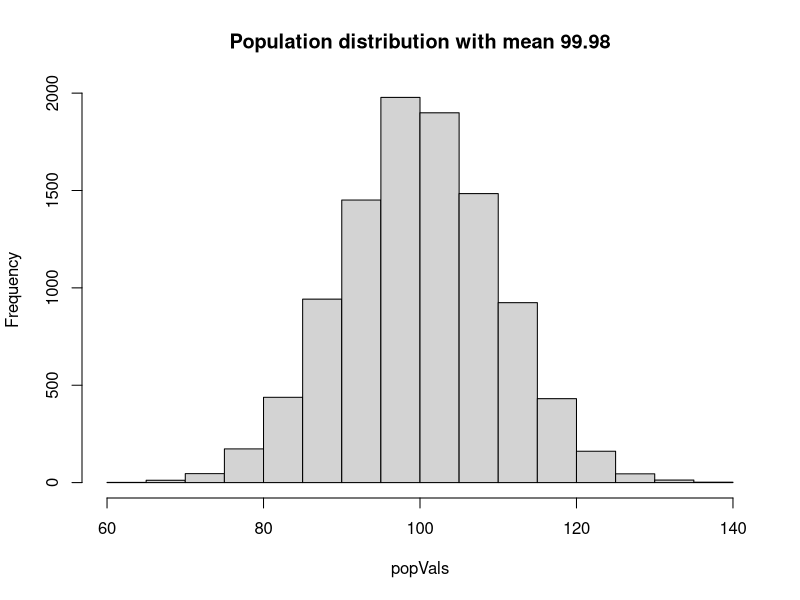
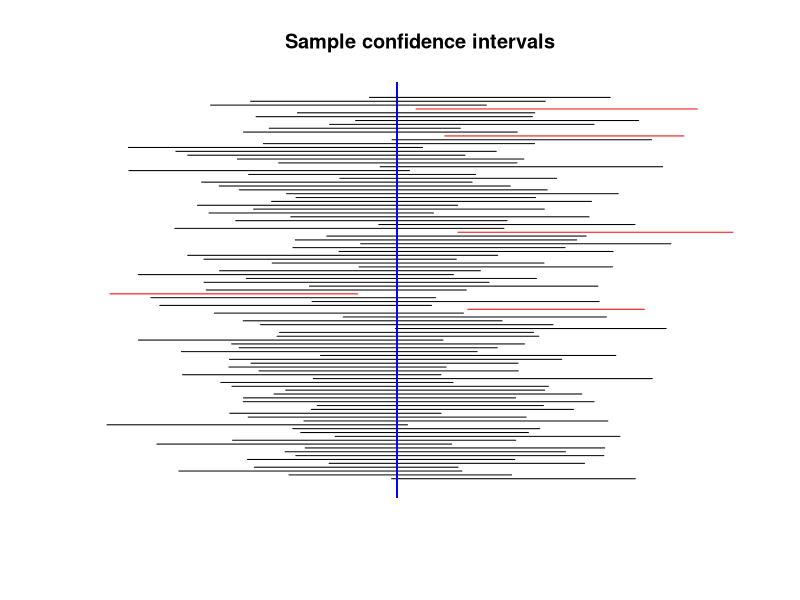
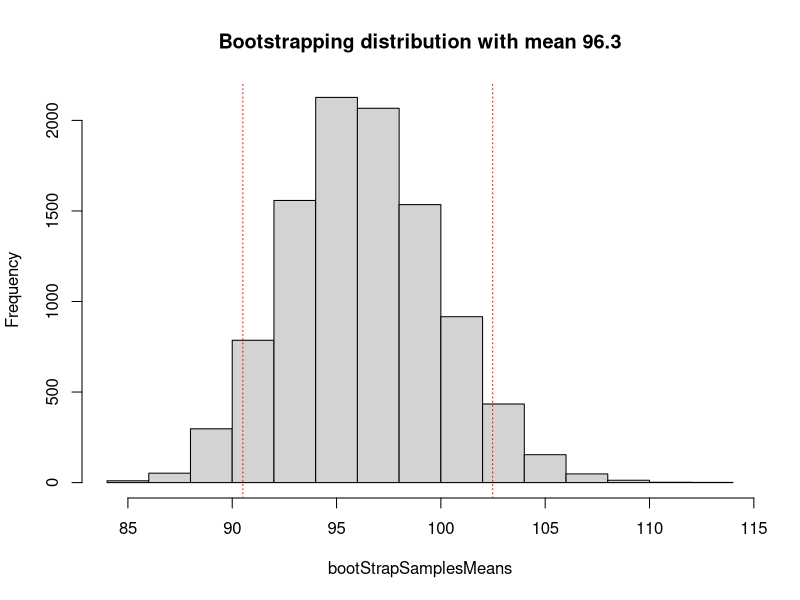

Write the R code that produced these figures, in order. (Note: this script raises an error after producing the figures.)
### CLEAN WORKSPACE AND SOURCE FUNCTIONS ####
# Clear all objects
rm(list=ls())

# Clear all plots
dev.off()

# Library
library(dplyr)

# Create population
set.seed(123)
popSize= 10000
popVals= rnorm(n= popSize, mean= 100, sd= 10)

# Visualise distibution and mean
meanPop= mean(popVals)
hist(popVals, main= paste('Population distribution with mean', round(meanPop, 2)))

# Demonstrate confidence interval based on small sample

# Draw multiple samples od the same size
sampleSize= 30
sims= 100

testResults= vector(, length = sims)
lowerCIVector= vector(, length = sims)
upperCIVector= vector(, length = sims)

pb = txtProgressBar(min = 0, max = sims, initial = 0)

for(i in 1:sims)
{
  setTxtProgressBar(pb,i)
  
  set.seed(i)
  # Take random sample
  samplePop= sample(popVals, size= sampleSize, replace = F)
  
  # Get sample mean
  meanPE= mean(samplePop)
  
  # Get standard error which is based on standard deviation of the draw sample
  SE= sd(samplePop)/sqrt(sampleSize)
  
  # Test if pop mean between CI
  testResults[i]= between(meanPop, meanPE - 1.96 * SE, meanPE + 1.96 * SE)
  
  # Record result
  lowerCI= meanPE - 1.96 * SE
  upperCI= meanPE + 1.96 * SE
  lowerCIVector[i]= lowerCI
  upperCIVector[i]= upperCI
}


# Draw plot demonstrating how many samples CI capture the true population parameter
# Any CI that captures the true mean is coloured black
plot.new()
title(main = "Sample confidence intervals")
plot.window(xlim= c(min(lowerCIVector), max(upperCIVector)), ylim= c(0, sims * 3))
for(i in 1:sims)
{
  colCI= ifelse(testResults[i], "black", "red")
  # Draw CI
  segments(lowerCIVector[i], i*3, upperCIVector[i], i*3, col= colCI)
  # Draw true mean line
  abline(v = meanPop, col= "blue")
}

############################################################
### APPROXIMATES CI USING BOOTSRAPPING ON A SMALL SAMPLE ###
############################################################

# Take small sample

set.seed(222)
smallSampleSize= 10
smallSample= sample(popVals, size= smallSampleSize, replace = F)

# Get sample mean
meanPE= mean(smallSample)

# Get standard error which is based on standard deviation of the draw sample
SE= sd(smallSample)/sqrt(sampleSize)

# Bootstrapping is where you resample with replacement many times

# Bootstrap samples
bootStrapNo = 10000
# Note add replacement
bootStrapSamples= sample(smallSample, size= bootStrapNo * smallSampleSize, replace = T)

# Populate matrix
bootStrapMatrix= matrix(bootStrapSamples, nrow= bootStrapNo, byrow= TRUE)

bootStrapSamplesMeans= rowMeans(bootStrapMatrix)
bootStrapMean= mean(bootStrapSamplesMeans)
hist(bootStrapSamplesMeans, 
     main= paste('Bootstrapping distribution with mean', round(bootStrapMean, 2)))
bootStrapCI= quantile(bootStrapSamplesMeans, c(0.05, 0.95))

# Add CI based on 95 percentile of bootstrapping distribution
abline(v= bootStrapCI, col= 'red', lty= 3)

# Worth noting that this process tends to produce a too narrow confidence interval  
# The so-called bias-corrected and accelerated bootstrap interval (the BCa interval) required
# Good package demostrating thia

library(boot)

data <- data.frame(smallSample)
meanfun <- function(data, i){
  d <- data[i, ]
  return(mean(d))   
}
bo <- boot(data[, "smallSample", drop = FALSE], 
           statistic= meanfun, R= bootStrapNo)
bootStrapCI= boot.ci(bo, conf= 0.95, type= "bca")
bootStrapCIBCA= bootStrapCIBCA$bca[c(4,5)]

# Add BCA corrected line noting that it is wider
abline(v= bootStrapCIBCA, col= 'blue', lty= 3)

